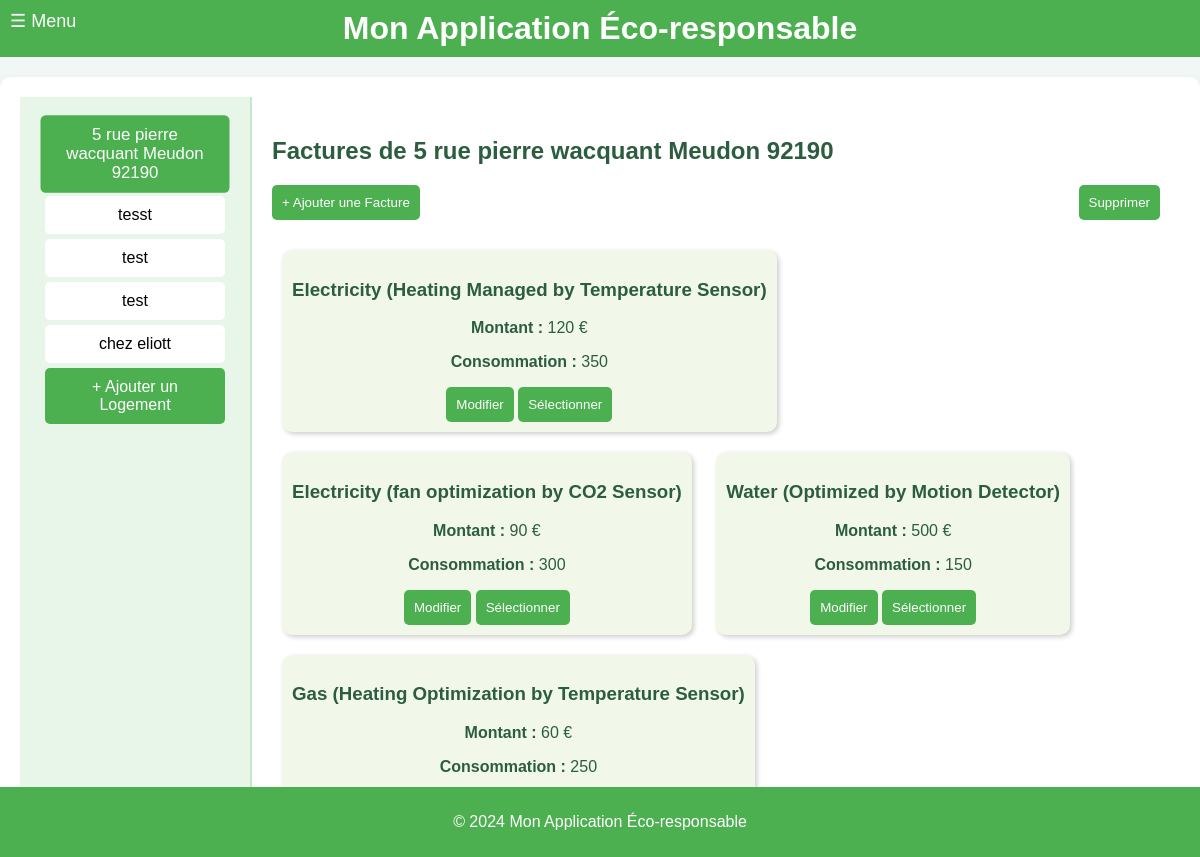
Page /visualiser_factures on the earlier database version.
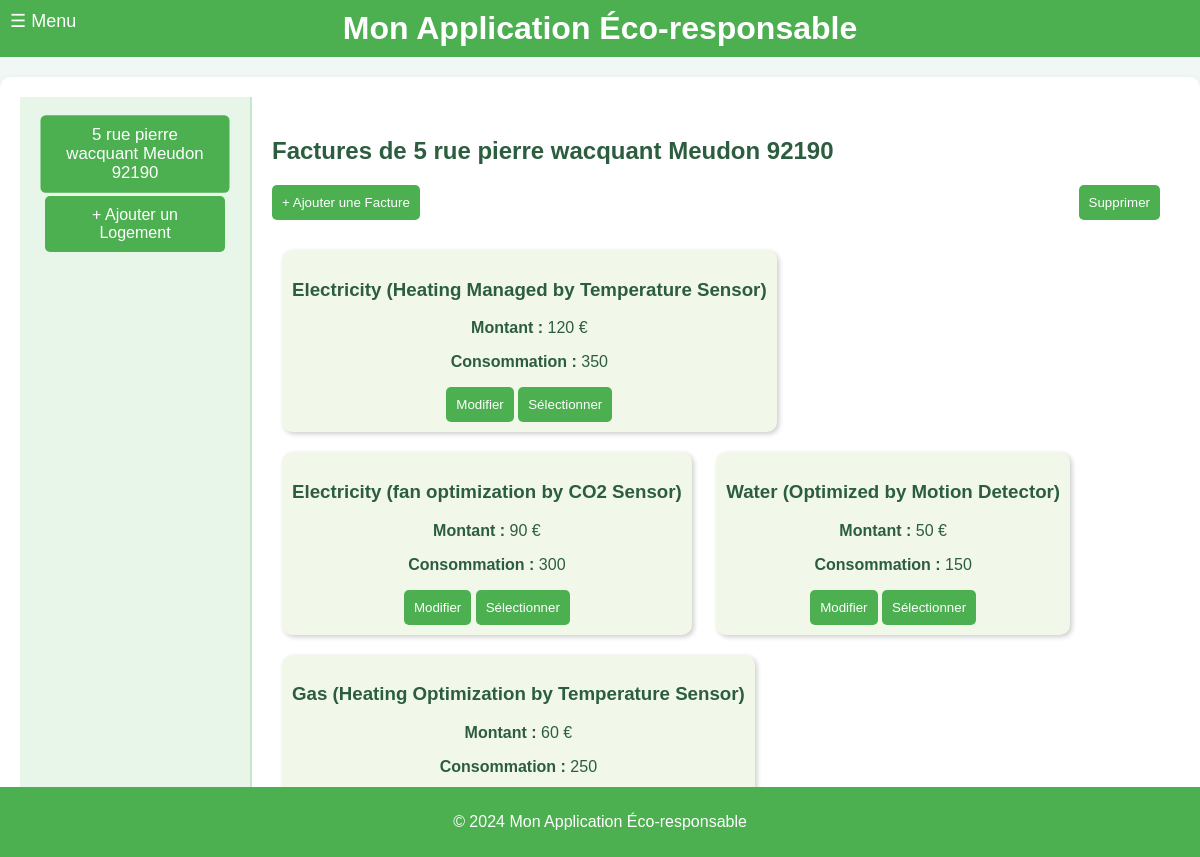
Same page on the later database version.
### tables this page shows
CREATE TABLE Housing (
housing_id INTEGER PRIMARY KEY, -- Identifiant unique pour chaque logement
address VARCHAR(255), -- Adresse du logement
phone_number VARCHAR(20), -- NumÃ©ro de contact pour le logement
ip_address VARCHAR(15), -- Adresse IP associÃ©e au logement
insert_date TIMESTAMP DEFAULT CURRENT_TIMESTAMP -- Horodatage de l'ajout de l'enregistrement
);

CREATE TABLE Invoice (
invoice_id INTEGER PRIMARY KEY, -- Identifiant unique pour chaque facture
housing_id INTEGER, -- RÃ©fÃ©rence au logement concernÃ© par la facture
type VARCHAR(100), -- Type de la facture (ex. : eau, Ã©lectricitÃ©)
amount INTEGER, -- Montant de la facture
value INTEGER, -- Valeur de la consommation en ressource
insert_date TIMESTAMP DEFAULT CURRENT_TIMESTAMP, -- Horodatage de l'ajout de l'enregistrement de la facture
FOREIGN KEY (housing_id) REFERENCES Housing(housing_id) -- Lien entre la facture et un logement spÃ©cifique
);

### main.py (the view)
@app.get("/visualiser_factures", response_class=HTMLResponse)
def visualiser_factures(request: Request, id: int = 1):
    conn = get_db_connection()
    logements = conn.execute("SELECT housing_id, address FROM Housing").fetchall()
    selected_logement = conn.execute("SELECT address FROM Housing WHERE housing_id = ?", (id,)).fetchone()
    factures = conn.execute("SELECT * FROM Invoice WHERE housing_id = ?", (id,)).fetchall()
    conn.close()
    return templates.TemplateResponse("visualiser_factures.html", {
        "request": request,
        "logements": logements,
        "factures": factures,
        "selected_id": id,
        "selected_logement_address": selected_logement["address"] if selected_logement else "Logement par Défaut"
    })

### templates/visualiser_factures.html (shortened to what this page needs)
{% extends "layout.html" %}
{% block content %}
<div class="container">
    <div class="menu">
        {% for logement in logements %}
        <div class="menu-item {% if selected_id == logement.housing_id %}active{% endif %}"
            onclick="location.href='?id={{ logement.housing_id }}'">
            {{ logement.address }}
        </div>
        {% endfor %}
        <div class="menu-item" style="background-color: #4caf50; color: white;"
            onclick="location.href='http://localhost:8000/logements'">
            + Ajouter un Logement
        </div>
    </div>
    <div class="content">
        <h2>Factures de {{ selected_logement_address or 'Logement par Défaut' }}</h2>
        <div class="actions">
            <button class="btn" onclick="openAddModal()">+ Ajouter une Facture</button>
            <button class="btn" onclick="deleteSelected()">Supprimer</button>
        </div>
        {% if factures %}
        {% for facture in factures %}
        <div class="tile" id="tile-{{ facture.invoice_id }}">
            <h3>{{ facture.type }}</h3>
            <p><strong>Montant :</strong> {{ facture.amount }} €</p>
            <p><strong>Consommation :</strong> {{ facture.value }}</p>
            <div style="margin-top: 10px;">
                <button class="btn"
                    onclick="openEditModal('{{ facture.invoice_id }}', '{{ facture.type }}', '{{ facture.amount }}', '{{ facture.value }}')">Modifier</button>
                <button class="btn" onclick="toggleSelection('{{ facture.invoice_id }}')">Sélectionner</button>
            </div>
        </div>
        {% endfor %}
        {% else %}
        <p>Aucune facture trouvée pour ce logement.</p>
        {% endif %}
    </div>
</div>
{% endblock %}

Differences in the rows shown:
removed Housing: address "tesst"
removed Housing: address "test"
removed Housing: address "test"
removed Housing: address "chez eliott"
changed Invoice "Water (Optimized by Motion Detector)": amount "500" → "50"
